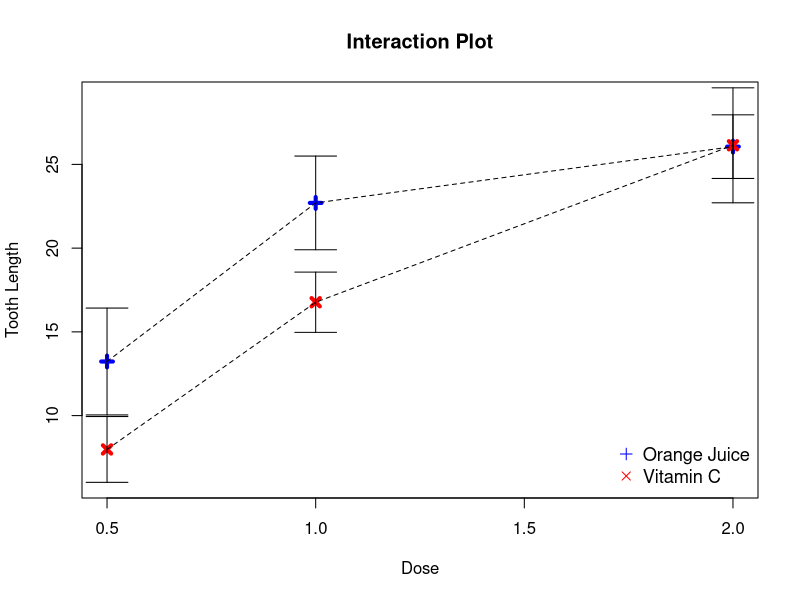

R code for this plot:
## ---- chunk 1
library(plyr)

data("ToothGrowth")
head(ToothGrowth)
summary(ToothGrowth)

## Even observations per treatment group
table(ToothGrowth$supp, ToothGrowth$dose)

## ANOVA model
mdl = aov(len ~ supp * factor(dose), data = ToothGrowth)

summary(mdl)

## ---- chunk 2

## Calculate the mean and sd for each combination of supp and dose
x = ddply(ToothGrowth, .(supp, dose), summarize, mean = mean(len), sd = sd(len))

## add 95% confidence intervals
x$lwr = with(x, mean - qt(p = .975, df = 9) * sd/sqrt(10))
x$upr = with(x, mean + qt(p = .975, df = 9) * sd/sqrt(10))

x1 = subset(x, supp == "OJ")
x2 = subset(x, supp == "VC")

## Make a blank plot
plot(x = ToothGrowth$dose,
     y = ToothGrowth$len,
     xlab = "Dose",
     ylab = "Tooth Length",
     type = "n",
     ylim = c(6, 29),
     main = "Interaction Plot")

## Add points for the means
points(x = x1$dose, y = x1$mean, pch = 3, lwd = 4, col = "blue", cex = 1.1)
points(x = x2$dose, y = x2$mean, pch = 4, lwd = 4, col = "red", cex = 1.1)

## Add lines for interaction
lines(x = x1$dose, y = x1$mean, lty = 2)
lines(x = x2$dose, y = x2$mean, lty = 2)

## Add segments for confidence intervals
for (i in 1:6) {
  segments(x0 = x$dose[i], y0 = x$lwr[i], y1 = x$upr[i])
  segments(x0 = x$dose[i]-.05, x1 = x$dose[i]+.05, y0 = x$lwr[i])
  segments(x0 = x$dose[i]-.05, x1 = x$dose[i]+.05, y0 = x$upr[i])
}

## Add legend
legend("bottomright", c("Orange Juice", "Vitamin C"),
       pch = c(3, 4), bty = "n", cex = 1.1, col = c("blue", "red"))
